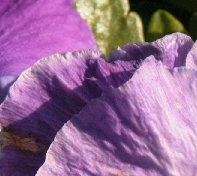
%> input picture examples/input/t1.png, 197 x 176 px
$ octave --eval "result = TJO(imread('examples/input/t1.png'));"   (GNU Octave 9; MATLAB toolbox functions it lacks are replaced by stand-ins)
%> lines starting %> are read from the running program, lines starting %| are printed output that depends on the picture
### grad.m
function out = grad(I)
    % 转换为灰度图像
    if size(I, 3) == 3
        I = rgb2gray(I);
    end
    % 转换为 double 类型
    I = double(I);
    [Gx, Gy] = imgradientxy(I, 'sobel');
    % 计算梯度幅值和方向
    out = sqrt(Gx.^2 + Gy.^2);
end

### TJO.m
function Residual = TJO(image)
% TJO图像细节增强
    hfs_y1 = 40;  % 搜索窗口
    I0 = image;
%> I0 is the input picture: size 176x197x3 uint8; mean R, G, B 146.8, 104.8, 144.8

    % 多尺度图像分解
    L1 = imresize(I0, 1.3, 'bilinear');
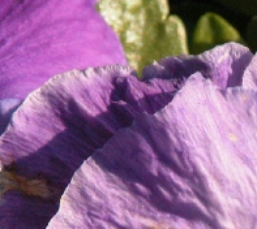
%> L1: size 229x257x3 uint8; mean R, G, B 146.8, 104.8, 144.8
    L2 = imresize(L1, size(I0), 'bilinear');
    H0 = I0 - L2;
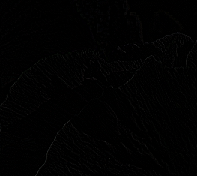
%> H0: size 176x197x3 uint8; mean R, G, B 1.4, 1.4, 1.3

    % 图像填充
    largeL2 = padarray(L2, [hfs_y1, hfs_y1], 'replicate');
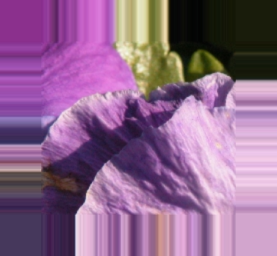
%> largeL2: size 256x277x3 uint8; mean R, G, B 142.4, 102.2, 140.2
    largeL1 = padarray(L1, [hfs_y1, hfs_y1], 'replicate');
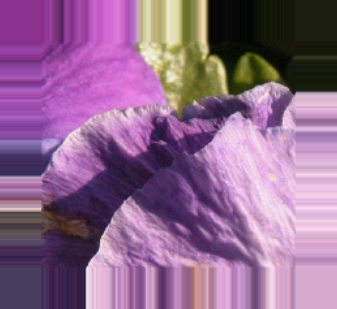
%> largeL1: size 309x337x3 uint8; mean R, G, B 143.7, 103.3, 141.5
    largeH0 = padarray(H0, [hfs_y1, hfs_y1], 'replicate');

    % 特征计算
    grad_largeL1 = grad(largeL1);
%> in grad, `I = rgb2gray(I);`:
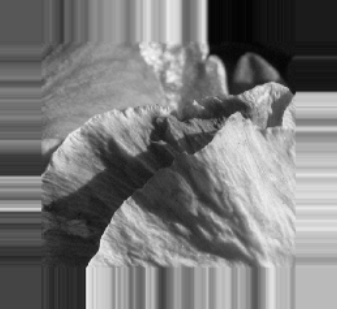
%> I: size 309x337 uint8; min 3, max 246, mean 119.7
%> the run ends on the next line
    grad_largeL2 = grad(largeL2);
    texture_largeL1 = texture(largeL1);
    texture_largeL2 = texture(largeL2);

    sumh0 = zeros(size(largeL1));
    counth0 = zeros(size(largeL1));
    [newh1, neww1] = size(L1);
    [newh1x, neww1x] = size(image);
    coef = newh1x / newh1;

    % 采样
    step_size = 2;
    total_blocks = ceil(newh1/step_size) * ceil(neww1/step_size);
    current_block = 0;

    for centerx = 1:step_size:newh1
        for centery = 1:step_size:neww1
            current_block = current_block + 1;

            % 获取当前参考块5×5
            p_L1 = largeL1(hfs_y1 + centerx - 2:hfs_y1 + centerx + 2, ...
                           hfs_y1 + centery - 2:hfs_y1 + centery + 2);
            p_grad_L1 = grad_largeL1(hfs_y1 + centerx - 2:hfs_y1 + centerx + 2, ...
                                     hfs_y1 + centery - 2:hfs_y1 + centery + 2);
            p_texture_L1 = texture_largeL1(hfs_y1 + centerx - 2:hfs_y1 + centerx + 2, ...
                                           hfs_y1 + centery - 2:hfs_y1 + centery + 2);

            % 计算搜索范围
            newx = floor(centerx * coef);  newx(newx<1)=1;
            newy = floor(centery * coef);  newy(newy<1)=1;
            LB = [max(1, newx - 20), max(1, newy - 20)];  % 搜索范围
            UB = [min(size(L2,1), newx + 20), min(size(L2,2), newy + 20)];

            % 使用TJO优化器
            Best_Pos = TJO_optimizer_wrapper(largeL2, grad_largeL2, texture_largeL2, ...
                                           p_L1, p_grad_L1, p_texture_L1, hfs_y1, LB, UB);

            retrievex = round(Best_Pos(1));
            retrievey = round(Best_Pos(2));

            % 边界检查
            if retrievex < 3 || retrievex > size(L2,1)-2 || retrievey < 3 || retrievey > size(L2,2)-2
                continue;
            end

            % 更新高频细节累加器
            q_p_H0 = double(largeH0(hfs_y1 + retrievex - 2:hfs_y1 + retrievex + 2, ...
                                   hfs_y1 + retrievey - 2:hfs_y1 + retrievey + 2));
            sumh0(hfs_y1 + centerx - 2:hfs_y1 + centerx + 2, ...
                  hfs_y1 + centery - 2:hfs_y1 + centery + 2) = ...
                sumh0(hfs_y1 + centerx - 2:hfs_y1 + centerx + 2, ...
                      hfs_y1 + centery - 2:hfs_y1 + centery + 2) + q_p_H0;
            counth0(hfs_y1 + centerx - 2:hfs_y1 + centerx + 2, ...
                    hfs_y1 + centery - 2:hfs_y1 + centery + 2) = ...
                counth0(hfs_y1 + centerx - 2:hfs_y1 + centerx + 2, ...
                        hfs_y1 + centery - 2:hfs_y1 + centery + 2) + 1;
        end
    end

    counth0(counth0 < 1) = 1;
    averageh0 = sumh0 ./ counth0;
    Residual = averageh0(hfs_y1 + 1:end - hfs_y1, hfs_y1 + 1:end - hfs_y1);
end

% TJO优化器封装函数
% [57 lines left out: functions TJO_optimizer_wrapper, block_matching_fitness, not called in this run]

% TJO优化器核心
% [96 lines left out: functions TJO_optimizer, reflective_boundary_check, not called in this run]

% 初始化函数
% [10 lines left out: function initialization, not called in this run]

$ run again, on examples/input/t2.png
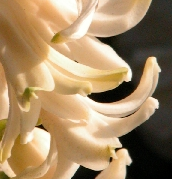
%> input picture examples/input/t2.png, 172 x 179 px
%> in TJO, I0 is the input picture: size 179x172x3 uint8; mean R, G, B 165.2, 137.2, 100.8
%> in TJO, `largeL1 = padarray(L1, [hfs_y1, hfs_y1], 'replicate');`:
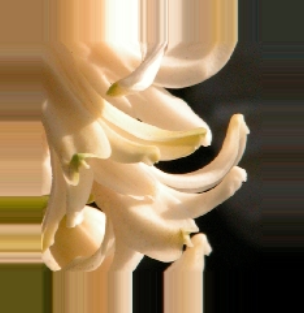
%> largeL1: size 313x304x3 uint8; mean R, G, B 145.3, 120, 85.6
%> in grad, `I = rgb2gray(I);`:
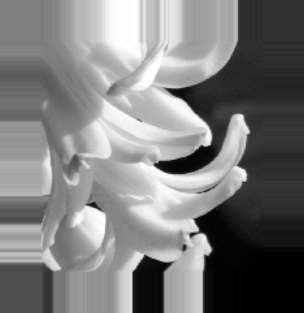
%> I: size 313x304 uint8; min 0, max 255, mean 123.6
